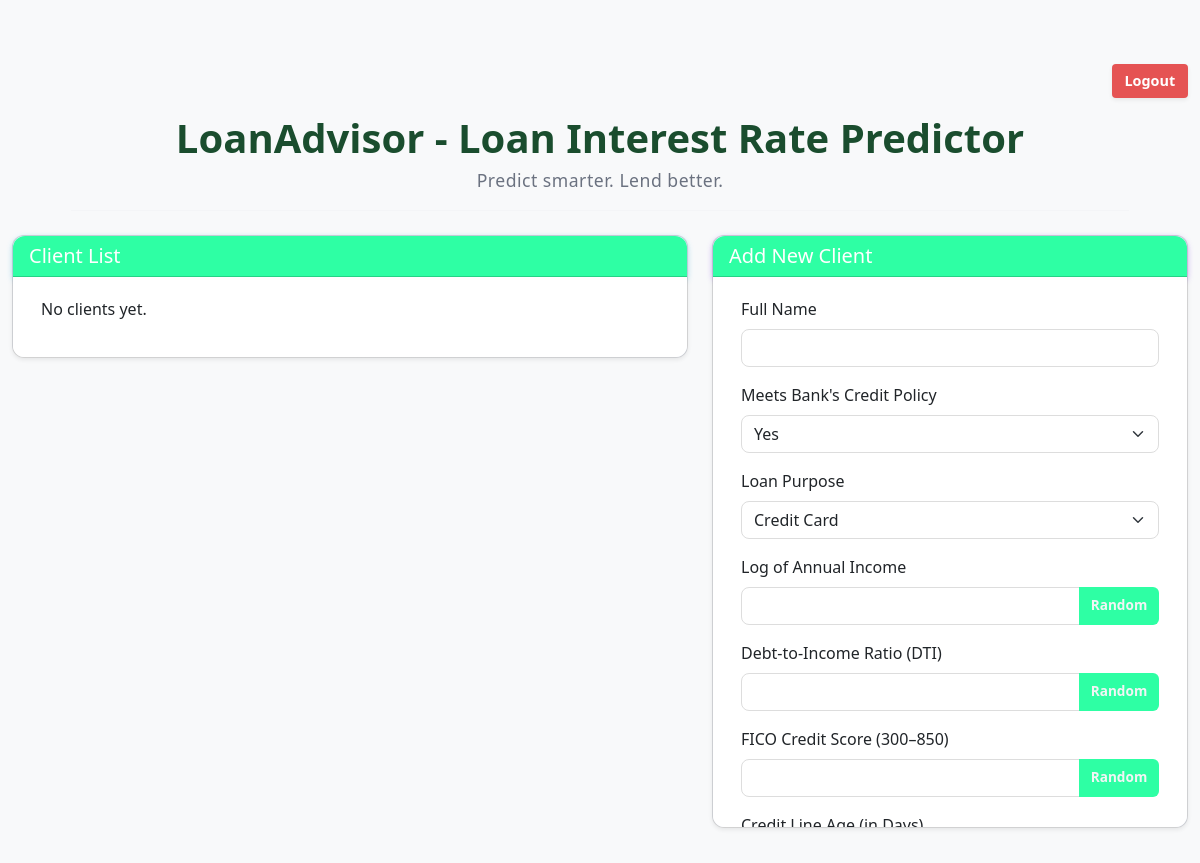
The page /app (signed in) on the database as committed earlier.
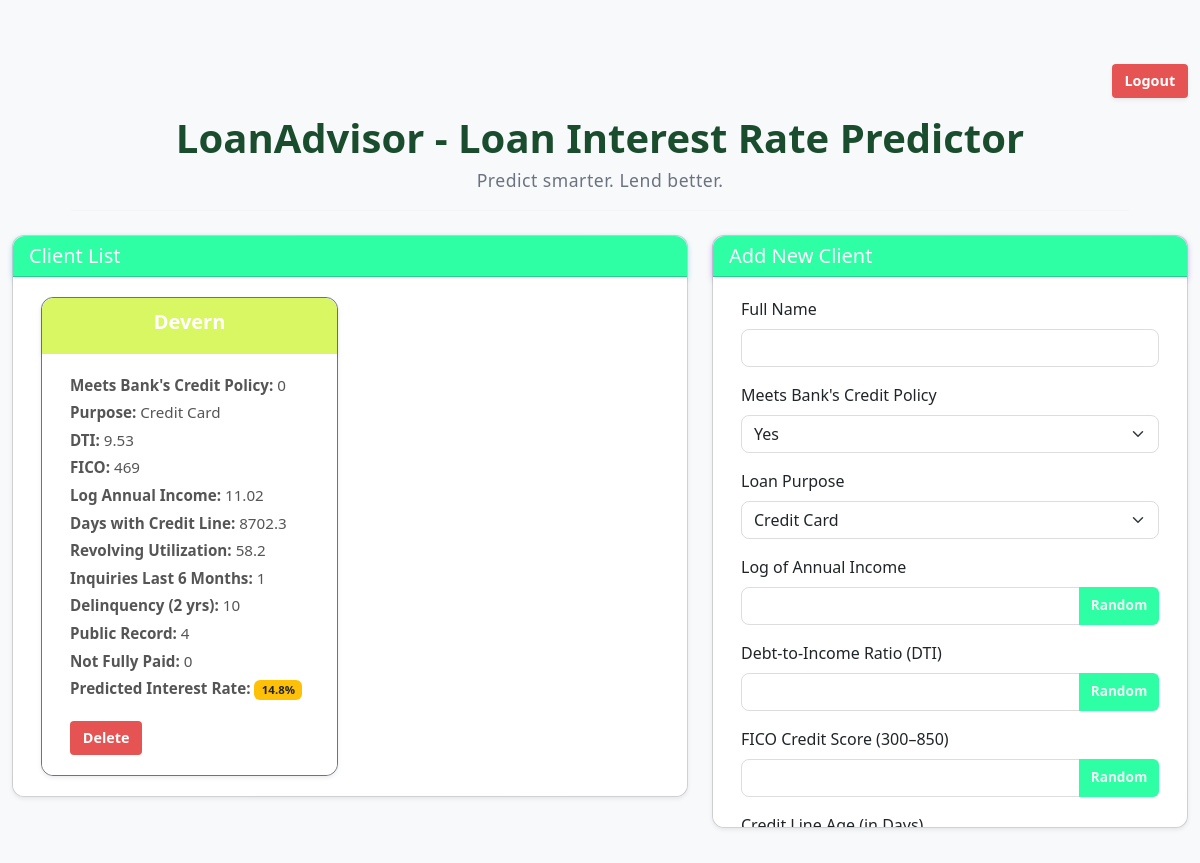
The same page on the database as committed later.
### models.py (models this page shows, shortened)
class Client(db.Model):
   id = db.Column(db.Integer, primary_key=True)
   name = db.Column(db.String(120), nullable=False)
   creditPolicy = db.Column(db.Integer, nullable=False)
   purpose = db.Column(db.String(120), nullable=False)
   logAnnInc = db.Column(db.Float, nullable=False)
   dti = db.Column(db.Float, nullable=False)
   fico = db.Column(db.Integer, nullable=False)
   daysWithCrLine = db.Column(db.Float, nullable=False)
   revolUtil = db.Column(db.Float, nullable=False)
   inqLast6Mon = db.Column(db.Integer, nullable=False)
   delinq2Years = db.Column(db.Integer, nullable=False)
   pubRec = db.Column(db.Integer, nullable=False)
   notFullyPaid = db.Column(db.Integer, nullable=False)
   intRate = db.Column(db.Float, nullable=False)
   user_id = db.Column(db.Integer, db.ForeignKey('user.id'), nullable=False)

### app.py (the view)
@app.route("/app", methods=['GET'])
@jwt_required()
def home_page():
    return render_template(
        "index.html",
        current_user=current_user,
        clients=Client.query.filter_by(user_id=current_user.id).all()
    )

### app.py (called while the page is built)
@jwt.user_lookup_loader
def user_lookup_callback(_jwt_header, jwt_data):
  identity = jwt_data["sub"]
  return User.query.get(str(identity))

### templates/index.html (shortened to what this page needs)
<!DOCTYPE html>
<html lang="en">
<head>
    <link href="https://cdn.jsdelivr.net/npm/bootstrap@5.3.3/dist/css/bootstrap.min.css" rel="stylesheet">
    <link rel="stylesheet" href="{{ url_for('static', filename='static.css') }}">
</head>
<body class="bg-light">
<div class="container-fluid mt-5">
    <div class="d-flex justify-content-end mb-3">
        <form action="{{ url_for('logout') }}" method="GET">
            <button type="submit" class="btn btn-outline-danger btn-sm shadow-sm">
                Logout
            </button>
        </form>
    </div>
    <h1 class="app-title">LoanAdvisor - Loan Interest Rate Predictor</h1>
    <p class="tagline">Predict smarter. Lend better.</p>
    <hr style="border: none; height: 1px; background-color: #e5e7eb; width: 90%; margin: 0 auto 1.5rem auto;">
    <div class="row">
        <div class="col-md-7">
            <div class="card shadow-sm">
                <div class="card-header bg-primary text-white">
                    <h5 class="mb-0">Client List</h5>
                </div>
                <div class="card-body" style="max-height: 550px; overflow-y: auto;">
                    {% if clients %}
                    {% set purpose_map = {
                        "credit_card": "Credit Card",
                        "debt_consolidation": "Debt Consolidation",
                        "educational": "Educational",
                        "home_improvement": "Home Improvement",
                        "major_purchase": "Major Purchase",
                        "small_business": "Small Business",
                        "all_other": "All Other"
                    } %}
                        <div class="row row-cols-1 row-cols-md-2 g-4">
                            {% for client in clients %}
                            <div class="col">
                                <div class="card h-100 border-secondary shadow-sm">
                                    <div class="card-fullname-header">
                                        <h5 class="card-title" style="color: white;">{{ client.name }}</h5>
                                    </div>
                                    <div class="card-body">
                                        <p class="card-text"><strong>Meets Bank's Credit Policy: </strong> {{ client.creditPolicy }}</p>
                                        <p class="card-text"><strong>Purpose:</strong> {{ purpose_map[client.purpose] }}</p>
                                        <p class="card-text"><strong>DTI:</strong> {{ client.dti }}</p>
                                        <p class="card-text"><strong>FICO:</strong> {{ client.fico }}</p>
                                        <p class="card-text"><strong>Log Annual Income:</strong> {{ client.logAnnInc }}</p>
                                        <p class="card-text"><strong>Days with Credit Line:</strong> {{ client.daysWithCrLine }}</p>
                                        <p class="card-text"><strong>Revolving Utilization:</strong> {{ client.revolUtil }}</p>
                                        <p class="card-text"><strong>Inquiries Last 6 Months:</strong> {{ client.inqLast6Mon }}</p>
                                        <p class="card-text"><strong>Delinquency (2 yrs):</strong> {{ client.delinq2Years }}</p>
                                        <p class="card-text"><strong>Public Record:</strong> {{ client.pubRec }}</p>
                                        <p class="card-text"><strong>Not Fully Paid:</strong> {{ client.notFullyPaid }}</p>
                                        <p class="card-text">
                                            <strong>Predicted Interest Rate:</strong>
                                            <span class="badge bg-warning text-dark">{{ client.intRate }}%</span>
                                        </p>
                                        <form method="GET" action="/delete/{{client.id}}">
                                            <button class="btn btn-delete">Delete</button>
                                        </form>
                                    </div>
                                </div>
                            </div>
                            {% endfor %}
                        </div>
                    {% else %}
                        <p>No clients yet.</p>
                    {% endif %}
                </div>
            </div>
        </div>
        <div class="col-md-5">
            <div class="card shadow-sm">
                <div class="card-header bg-success text-white">
                    <h5 class="mb-0">Add New Client</h5>
                </div>
                <div class="card-body" style="max-height: 550px; overflow-y: auto;">
                    <form action="{{ url_for('predict_action') }}" method="POST">
                        <div class="mb-3">
                            <label class="form-label">Full Name</label>
                            <input type="text" class="form-control" name="name" required>
                        </div>
                        <div class="mb-3">
                            <label class="form-label">Meets Bank's Credit Policy</label>
                            <select class="form-select" name="creditPolicy" required>
                                <option value="0">Yes</option>
                            </select>
                        </div>
                        <div class="mb-3">
                            <label class="form-label">Loan Purpose</label>
                            <select class="form-select" name="purpose" required>
                                <option value="credit_card">Credit Card</option>
                            </select>
                        </div>
                        <div class="mb-3">
                            <label class="form-label">Log of Annual Income</label>
                            <div class="input-group">
                                <input type="number" step="0.01" class="form-control" name="logAnnInc" id="logAnnInc" required>
                                <button type="button" class="btn btn-outline-secondary btn-random" onclick="setRandom('logAnnInc')">Random</button>
                            </div>
                        </div>
                        <div class="mb-3">
                            <label class="form-label">Debt-to-Income Ratio (DTI)</label>
                            <div class="input-group">
                                <input type="number" step="0.01" class="form-control" name="dti" id="dti" required>
                                <button type="button" class="btn btn-outline-secondary btn-random" onclick="setRandom('dti')">Random</button>
                            </div>
                        </div>
                        <div class="mb-3">
                            <label class="form-label">FICO Credit Score (300–850)</label>
                            <div class="input-group">
                                <input type="number" class="form-control" name="fico" id="fico" min="300" max="850" required>
                                <button type="button" class="btn btn-outline-secondary btn-random" onclick="setRandom('fico')">Random</button>
                            </div>
                        </div>
                        <div class="mb-3">
                            <label class="form-label">Credit Line Age (in Days)</label>
                        </div>
                    </form>
                </div>
            </div>
        </div>
    </div>
</div>
</body>
</html>

### static/static.css (style rules this page uses)
.input-group > .btn-random { min-width: 80px; }
body.bg-light { background-color: #f2f5f5; font-family: 'Segoe UI', Tahoma, Geneva, Verdana, sans-serif; color: #333; }
.app-title { font-family: 'Segoe UI', sans-serif; font-size: 2.5rem; color: #1a4d2e; text-align: center; margin-bottom: 0.3rem; font-weight: 700; }
.tagline { font-family: 'Segoe UI', sans-serif; text-align: center; font-size: 1.1rem; color: #6b7280; letter-spacing: 0.5px; margin-bottom: 1rem; }
.card-header.bg-primary { background-color: #2effa4 !important; font-weight: 600; border-top-left-radius: 0.75rem; border-top-right-radius: 0.75rem; box-shadow: 0 2px 6px rgba(55, 185, 241, 0.4); }
.card-header.bg-success { background-color: #2effa4 !important; font-weight: 600; border-top-left-radius: 0.75rem; border-top-right-radius: 0.75rem; box-shadow: 0 2px 6px rgba(135, 57, 249, 0.4); }
.card-body { padding: 1.25rem 1.75rem; background: #fff; border-bottom-left-radius: 0.75rem; border-bottom-right-radius: 0.75rem; }
.card.shadow-sm { box-shadow: 0 4px 10px rgba(0, 0, 0, 0.1); border-radius: 0.75rem; transition: transform 0.3s ease, box-shadow 0.3s ease; background: linear-gradient(135deg, #ffffff 0%, #f8faff 100%); }
.card-title { font-weight: 700; font-size: 1.25rem; color: #4a4a4a; margin-bottom: 0.5rem; }
.card-text { font-size: 0.95rem; color: #555; margin-bottom: 0.3rem; }
.btn-random { font-size: 0.85rem; padding: 0.3rem 0.6rem; background-color: #2effa4; color: #f2f5f5; font-weight: 600; border-radius: 0.375rem; border: none; transition: background-color 0.3s ease; }
.form-control, .form-select { border-radius: 0.5rem; border: 1.5px solid #ddd; transition: border-color 0.3s ease; }
.btn-delete, .btn-outline-danger { background-color: #e55353; color: #fff; font-weight: 600; border: none; padding: 0.4rem 0.8rem; border-radius: 4px; font-size: 0.9rem; margin-top: 1rem; transition: background-color 0.3s ease; display: inline-block; }
.card-fullname-header { background-color: #d9f763; color: white; font-size: 1.3rem; font-weight: 700; text-align: center; padding: 0.75rem 1rem; border-top-left-radius: 0.75rem; border-top-right-radius: 0.75rem; box-shadow: 0 2px 4px rgba(0,0,0,0.1); }

Rows that differ between the two databases and show on the page:
added Client: name "Devern", creditPolicy "0", purpose "Credit Card", dti "9.53", fico "469", logAnnInc "11.02", daysWithCrLine "8702.3", revolUtil "58.2", inqLast6Mon "1", delinq2Years "10", pubRec "4", notFullyPaid "0", intRate "14.8"
Other text that changed with them:
text no longer shown: "No clients yet."
